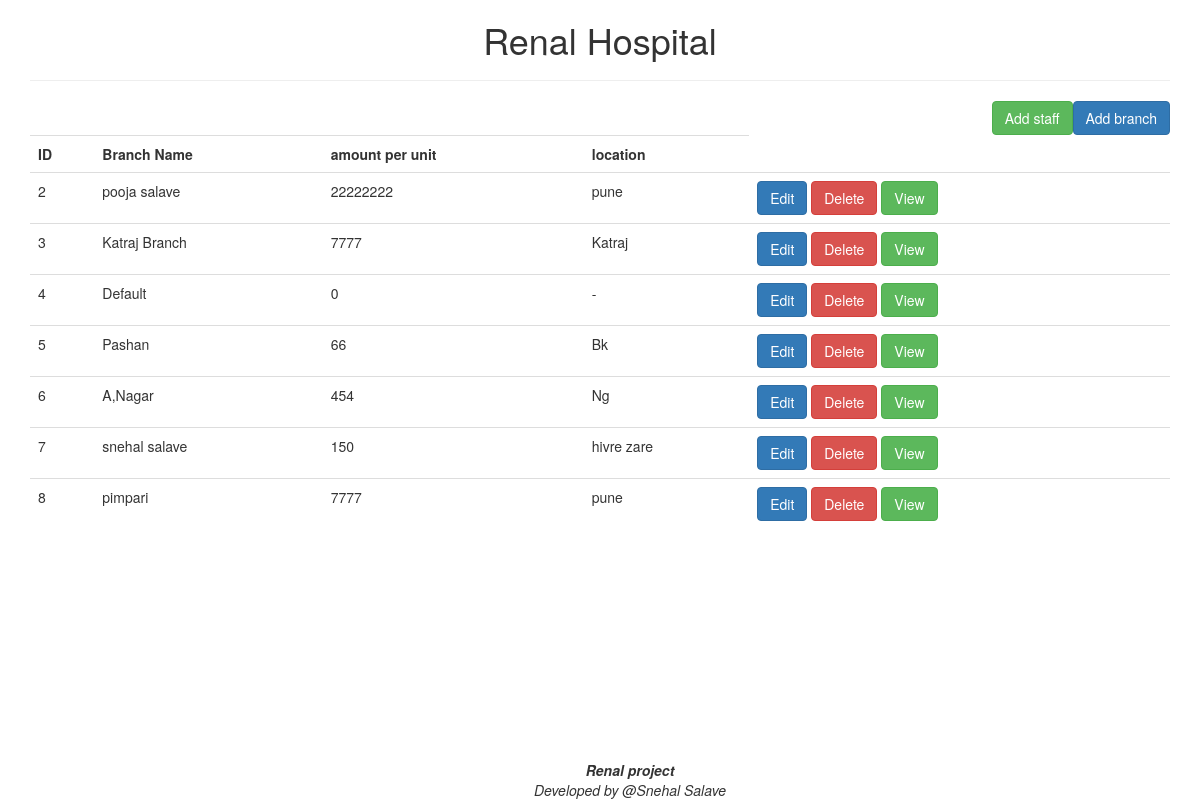
/branch/branch_list.php, run on the app's committed database.
### tables this page shows
CREATE TABLE `branch` (
  `id` int(11) NOT NULL,
  `branchName` varchar(100) NOT NULL,
  `amountPerPatient` int(100) NOT NULL,
  `branchLocation` varchar(30) NOT NULL,
  `createdAt` timestamp NOT NULL DEFAULT current_timestamp() ON UPDATE current_timestamp(),
  `status` enum('active','inactive','','') NOT NULL DEFAULT 'active',
  `isDeleted` tinyint(4) NOT NULL
);

### branch/branch_list.php (the view, shortened to what this page needs)
<!DOCTYPE html>
<html lang="en">
<head>
    <link rel="stylesheet" href="https://maxcdn.bootstrapcdn.com/bootstrap/3.4.1/css/bootstrap.min.css">
</head>
<body>
<div class="container">
    <?php include('../view/header.php'); ?>
    <section id="main">
    <a class="btn btn-primary pull-right"  href="/renal-hospital/branch/branch_add.php?type=admin">Add branch </a> &nbsp;&nbsp;
    <a class="btn btn-success pull-right"  href="/renal-hospital/admin/admin_add.php?type=staff">Add staff </a> &nbsp;&nbsp;
        <section id="content">
       <?php
        include("../connect.php");
        $sql="select * from branch";
        $res=mysqli_query($con,$sql);
        ?>
        <table  class="table table-dark table-hover">
        <?php
        if(mysqli_num_rows($res)>0)
        { ?>
        <tr>
    <th>ID</th>
    <th>Branch Name</th>
    <th>amount per unit </th>
    <th>location</th>
    </tr>
        <?php
        while ($row=mysqli_fetch_assoc($res)) {
            ?>
        <tr>
        <td><?php echo $row['id']; ?></td>
        <td><?php echo $row['branchName']; ?></td>
        <td><?php echo $row['amountPerPatient']; ?></td>
        <td><?php echo $row['branchLocation']; ?></td>
        <td>
        <a class="btn btn-primary" href="branch_edit.php?id=<?php echo $row['id']?>">Edit</a>
        <a class="btn btn-danger" href='javascript:void(0)' onclick="return fundelete(<?php echo $row['id']; ?>)">Delete</a>
      <a class="btn btn-success" href="view.php?id=<?php echo $row['id'];?>">View</a>
        </td>
        </tr>
        <?php
        } ?>
        </table>
        <?php } else
        { echo "record Not found"; } ?>
        </section>
        <?php include('../view/footer.php'); ?>
    </section>
</div>
</body>
</html>

### view/header.php (shortened to what this page needs)
<h1 class="text-center">Renal Hospital</h1>
<hr>

### view/footer.php
<footer class="text-center" style="position: fixed; bottom: 0; width: 100%;">
    <i><b> Renal project </b> <br> Developed by @Snehal Salave</i>
</footer>

### data on the page
branch: id "2", branchName "pooja salave", amountPerPatient "22222222", branchLocation "pune"
branch: id "3", branchName "Katraj Branch", amountPerPatient "7777", branchLocation "Katraj"
branch: id "4", branchName "Default", amountPerPatient "0", branchLocation "-"
branch: id "5", branchName "Pashan", amountPerPatient "66", branchLocation "Bk"
branch: id "6", branchName "A,Nagar", amountPerPatient "454", branchLocation "Ng"
branch: id "7", branchName "snehal salave", amountPerPatient "150", branchLocation "hivre zare"
branch: id "8", branchName "pimpari", amountPerPatient "7777", branchLocation "pune"
